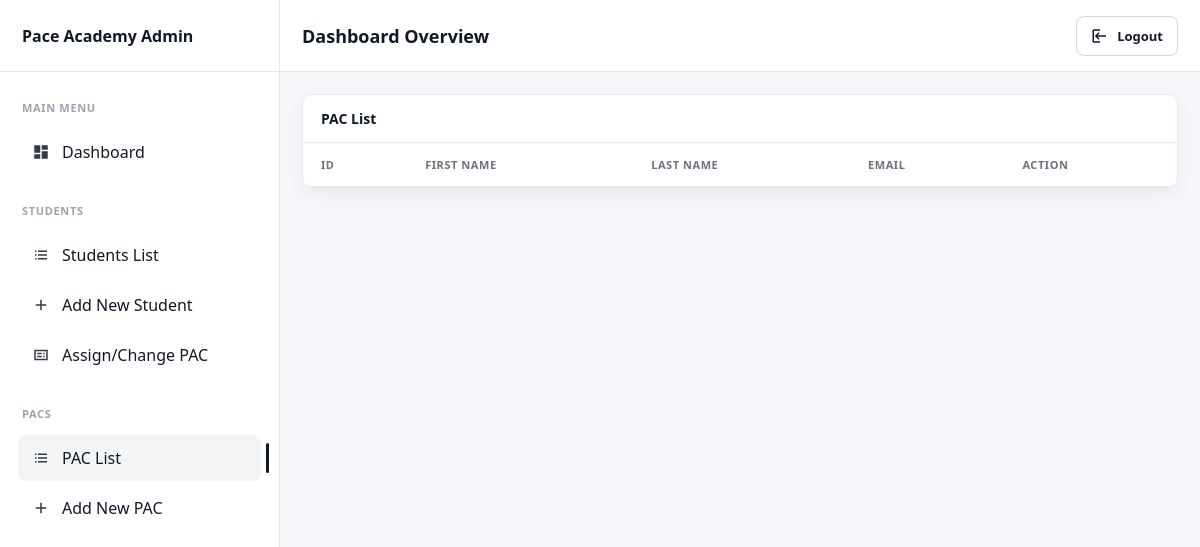
The page /pac_list/ on the database as committed earlier.
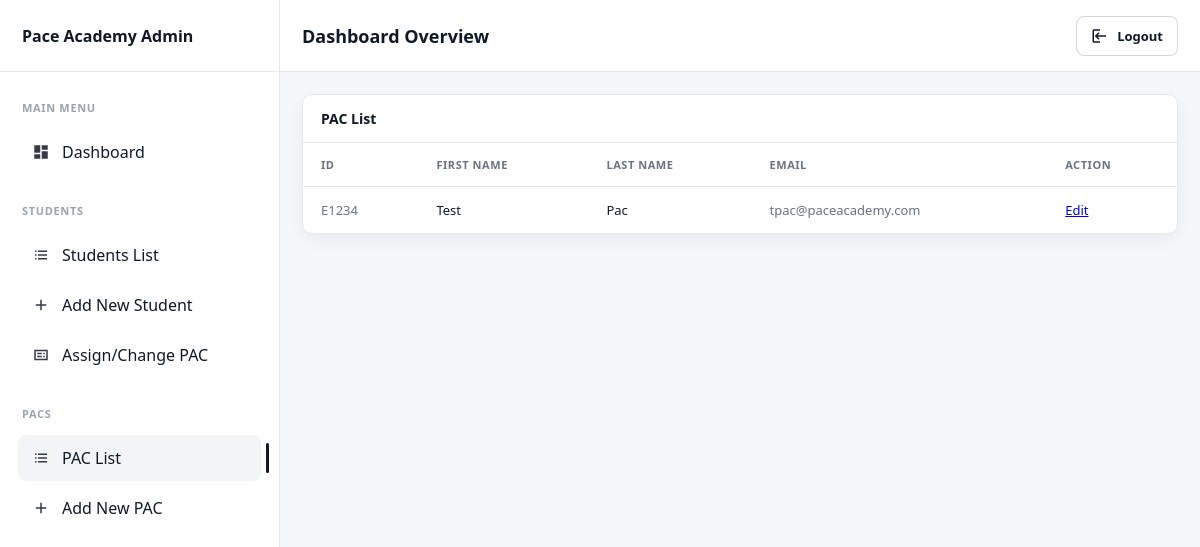
The same page on the database as committed later.
### pacapp/models.py (models this page shows, shortened)
class Pacs(models.Model):
    pac_id = models.IntegerField(primary_key=True)
    first_name = models.CharField(max_length=100)
    last_name = models.CharField(max_length=100)
    email = models.EmailField()

### pacapp/views.py (the view)
# urls.py: path("pac_list/", views.pac_list_view, name="pac_list"),
def pac_list_view(request):
    pacs=Pacs.objects.all()
    print("PAC COUNT:", pacs.count())
    context= {
        'pacs':pacs,
        'active_page': 'pac_list',
    }
    return render(request, "pacapp/pac_list.html", context)

### pacapp/templates/pacapp/pac_list.html (shortened to what this page needs)
{% extends "pacapp/dashboard_base.html" %}
{% load static %}
{% block page_title %}Dashboard Overview{% endblock %}
{% block content %}
<section class="card">
  <div class="card-header">
    <h2 class="card-title">PAC List</h2>
  </div>
  <div class="card-body">
    <table class="table table-students">
      <thead>
        <tr>
          <th>ID</th>
          <th>FIRST NAME</th>
          <th>LAST NAME</th>
          <th>EMAIL</th>
          <th>ACTION</th>
        </tr>
      </thead>
      <tbody>
        {% for pac in pacs %}
        <tr>
          <td class="muted">E{{pac.pac_id}}</td>
          <td>{{pac.first_name}}</td>
          <td>{{pac.last_name}}</td>
          <td class="muted">{{pac.email}}</td>
          <td>
            <a class="action-link" href="{% url 'pac_edit' pk=pac.pk %}">Edit</a>
          </td>
        </tr>
        {% endfor %}
      </tbody>
    </table>
  </div>
</section>
{% endblock %}

Rows that differ between the two databases and show on the page:
added Pacs: pac_id "1234", first_name "Test", last_name "Pac", email "tpac@paceacademy.com"
